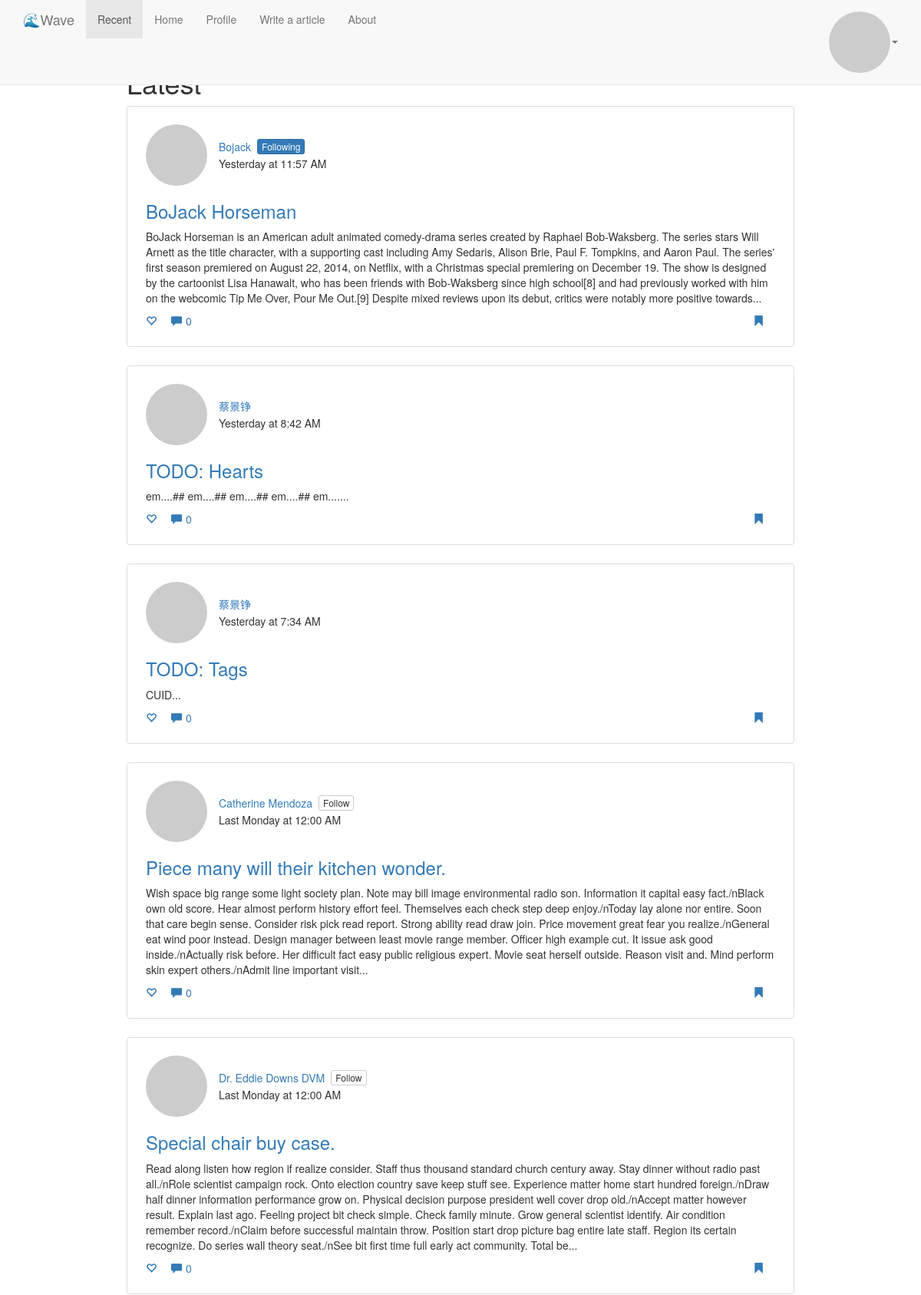
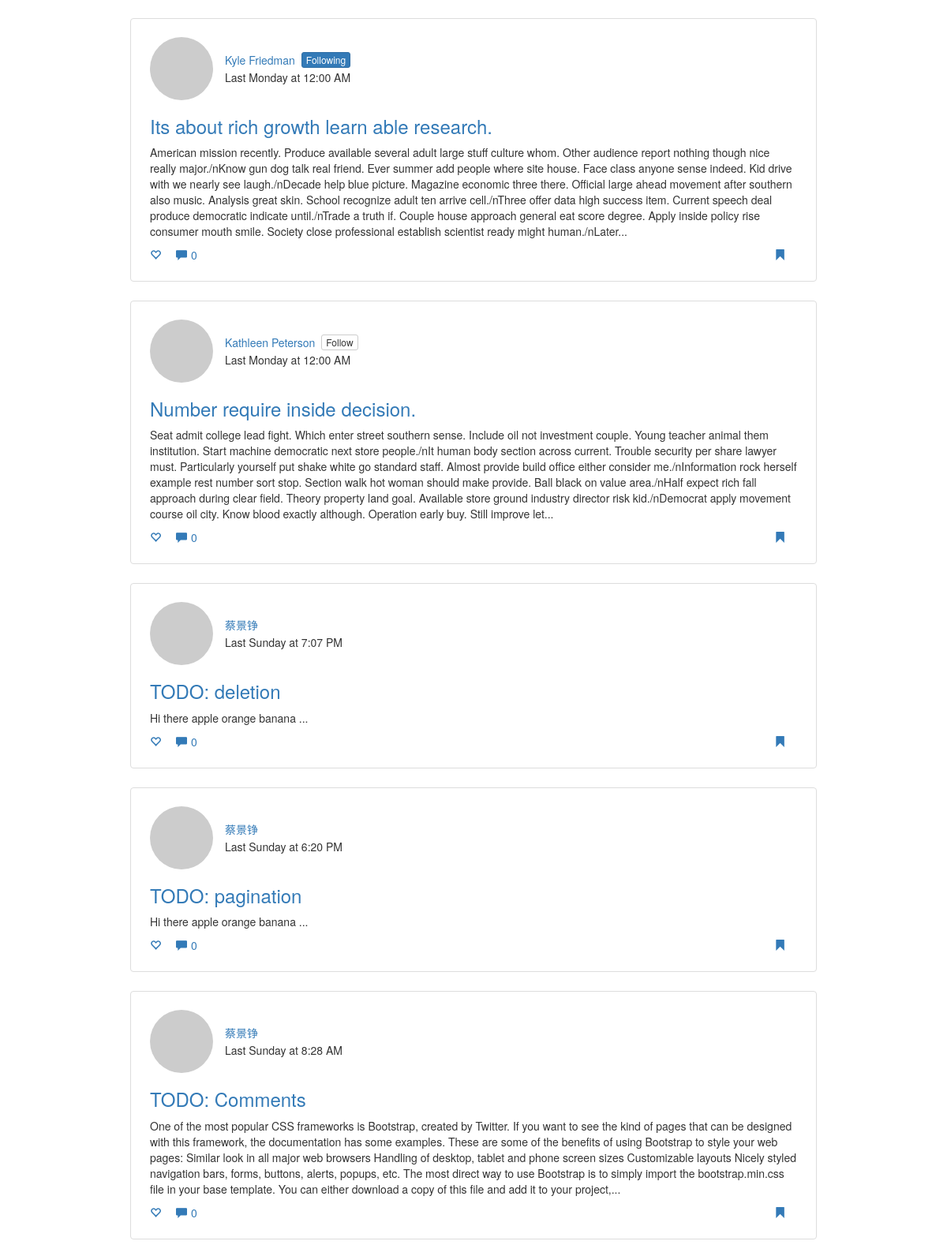
Screenshot of /recent (signed in, upper part) with the database file from the repository (2 pictures, top to bottom).
### app/models.py (models this page shows, shortened)
class Post(db.Model):
    __tablename__ = 'posts'
    id = db.Column(db.Integer, primary_key=True)
    title = db.Column(db.String(80), nullable=False)
    body = db.Column(db.Text(), nullable=False)
    html = db.Column(db.Text())
    preview = db.Column(db.Text())
    is_public = db.Column(db.Boolean(), nullable=False)
    pub_timestamp = db.Column(db.DateTime(), default=datetime.utcnow)
    edit_timestamp = db.Column(db.DateTime(), default=datetime.utcnow, index=True)
    language = db.Column(db.String(5), default='en')
    clicked = db.Column(db.Integer, default=0)
    hearts = db.Column(db.Integer, default=0)
    author_id = db.Column(db.Integer, db.ForeignKey('users.id'), nullable=False)
    comments = db.relationship('Comment', lazy='dynamic',
                               backref=db.backref('post', lazy='select'))
    tags = db.relationship('Tag', secondary='posts_tags', lazy='subquery',
                           backref=db.backref('posts', lazy=True))

class User(UserMixin, db.Model):
    __tablename__ = 'users'
    id = db.Column(db.Integer, primary_key=True)
    email = db.Column(db.String(64), unique=True, nullable=False, index=True)
    username = db.Column(db.String(64), unique=True, nullable=False, index=True)
    password_hash = db.Column(db.String(128), nullable=False)
    confirmed = db.Column(db.Boolean, default=False)
    name = db.Column(db.String(64))
    location = db.Column(db.String(64))
    description = db.Column(db.Text)
    member_since = db.Column(db.DateTime(), default=datetime.utcnow)
    last_seen = db.Column(db.DateTime(), default=datetime.utcnow)
    email_hash = db.Column(db.String(32))
    locale = db.Column(db.String(8), default='')
    timezone = db.Column(db.String(8), default='UTC+8')
    is_administrator = db.Column(db.Boolean, default=False)
    posts = db.relationship('Post', lazy='dynamic', backref=db.backref('author', lazy='select'))
    tags = db.relationship('Tag', secondary='users_tags', lazy='subquery',
                           backref=db.backref('users', lazy=True))
    following = db.relationship('User', secondary='follows', lazy='dynamic',
                               primaryjoin=(follows.c.follower_id == id),
                               secondaryjoin=(follows.c.following_id == id),
                               backref=db.backref('followers', lazy='dynamic'))
    @property
    def password(self):
        raise AttributeError('password is not readable.')
    def ping(self):
        self.last_seen = datetime.utcnow()
        db.session.add(self)
        db.session.commit()
    def avatar(self, size):
        return 'https://www.gravatar.com/avatar/{}?d=identicon&s={}'.format(self.email_hash, size)
    def is_following(self, user):
        return self.following.filter(
            follows.c.following_id == user.id).count() > 0
    def follows(self, user):
        if not self.is_following(user):
            self.following.append(user)

### app/frontend/views.py (the view)
@frontend.route('/recent')
def recent():
    page = request.args.get('page', 1, type=int)
    posts = Post.query.order_by(Post.pub_timestamp.desc()).paginate(
        page, per_page=current_app.config['WAVE_POSTS_PER_PAGE'],
        error_out=False
    ).items
    return render_template('recent.html', posts=posts)

### app/auth/views.py (called while the page is built)
@auth.before_app_request
def before_request():
    if current_user.is_authenticated:
        current_user.ping()
        if not current_user.confirmed \
            and request.endpoint \
            and request.blueprint != 'auth' \
            and request.endpoint != 'static':
            return redirect(url_for('auth.unconfirmed'))

### app/models.py (called while the page is built)
@login_manager.user_loader
def load_user(id):
    return User.query.get(int(id))

### app/templates/recent.html (shortened to what this page needs)
{% extends "base.html" %}
{% block content %}
    {% if posts %}
        <div class="row">
            <div class="col-xs-12 col-md-12">
                <h1>{{ _('Latest') }}</h1>
                {% for post in posts %}
                    {% include "user/_post_preview.html" %}
                {% endfor %}
            </div>
        </div>
    {% endif %}
{% endblock %}

### app/templates/user/_post_preview.html
<div class="thumbnail article-preview">
    {% include "_author_bar.html" %}
    <h3><a href="{{ url_for('frontend.article', id=post.id) }}">{{ post.title }}</a>
    </h3>
    <p>{{ post.preview | safe }}</p>
    {% include "user/_post_statusbar.html" %}
</div>

### app/templates/_author_bar.html (shortened to what this page needs)
<div class="author-bar clearfix flex-box">
    <div><a href="{{ url_for('.user', username=post.author.username) }}">
        <img src="{{ post.author.avatar(42) }}" alt="avatar" class="avatar">
    </a></div>
    <div class="author-bar-right">
        <div class="author-bar-name flex-box">
            <div><a href="{{ url_for('.user', username=post.author.username) }}">{{ post.author.name }}</a></div>
            {% if current_user.is_authenticated and current_user.id != post.author_id %}
                {% if not current_user.is_following(post.author) %}
                    <button class="btn btn-default btn-xxs btn-follow follow{{ post.author.username }}"
                            onclick="follow('{{ current_user.username }}', '{{ post.author.username }}' )">{{ _('Follow') }}</button>
                {% else %}
                    <button class="btn btn-primary btn-xxs btn-follow un_follow{{ post.author.username }}"
                            onclick="unfollow('{{ current_user.username }}','{{ post.author.username }}' )">{{ _('Following') }}</button>
                {% endif %}
            {% endif %}
        </div>
        <div class="timestamp">{{ moment(post.pub_timestamp).calendar() }}</div>
    </div>
</div>

### app/templates/user/_post_statusbar.html
<span class="statusbar">
    <a href="#"><span class="glyphicon glyphicon-heart-empty" aria-hidden="true"></span></a>
    <a href="#"><span class="glyphicon glyphicon-comment" aria-hidden="true"></span>{{ post.comments.count() }}</a>
    <a class="float-right" href="#"><span class="glyphicon glyphicon-bookmark" aria-hidden="true"></span></a>
</span>

### app/static/css/wave.css (style rules this page uses)
.avatar { border-radius: 50%; }
.float-right { float: right; }
.flex-box { display: flex; }
.btn-xxs { padding: 0px 5px; font-size: 12px; line-height: 18px; border-radius: 3px; }
.thumbnail { padding-left: 24px; padding-right: 24px; }
.row { max-width: 900px; margin-left: auto; margin-right: auto; }
.statusbar .glyphicon { margin-right: 0.5rem; }
.statusbar>a { text-decoration: none; padding-right: 1rem; }
.article-preview, .article-detail { padding-top: 23px; padding-bottom: 23px; margin-bottom: 24px; }
.author-bar { align-items: center; }
.author-bar-right { margin-left: 15px; }
.author-bar-name { margin-bottom: 2px; }
.btn-follow { margin-left: 8px; }

### rows the page displays
Post: author.name "Bojack", pub_timestamp "Yesterday at 11:57 AM", title "BoJack Horseman", preview "BoJack Horseman is an American adult animated comedy-drama series created by Raphael Bob-Waksberg. The series stars Will Arnett as the title character, with a supporting cast including Amy Sedaris, Alison Brie, Paul F. Tompkins, and Aaron Paul. The series' first season premiered on August 22, 2014, on Netflix, with a Christmas special premiering on December 19. The show is designed by the cartoonist Lisa Hanawalt, who has been friends with Bob-Waksberg since high school[8] and had previously worked with him on the webcomic Tip Me Over, Pour Me Out.[9] Despite mixed reviews upon its debut, critics were notably more positive towards...", comments.count "0"
Post: author.name "蔡景铮", pub_timestamp "Yesterday at 8:42 AM", title "TODO: Hearts", preview "em....## em....## em....## em....## em.......", comments.count "0"
Post: author.name "蔡景铮", pub_timestamp "Yesterday at 7:34 AM", title "TODO: Tags", preview "CUID...", comments.count "0"
Post: author.name "Catherine Mendoza", pub_timestamp "Last Monday at 12:00 AM", title "Piece many will their kitchen wonder.", preview "Wish space big range some light society plan. Note may bill image environmental radio son. Information it capital easy fact./nBlack own old score. Hear almost perform history effort feel. Themselves each check step deep enjoy./nToday lay alone nor entire. Soon that care begin sense. Consider risk pick read report. Strong ability read draw join. Price movement great fear you realize./nGeneral eat wind poor instead. Design manager between least movie range member. Officer high example cut. It issue ask good inside./nActually risk before. Her difficult fact easy public religious expert. Movie seat herself outside. Reason visit and. Mind perform skin expert others./nAdmit line important visit...", comments.count "0"
Post: author.name "Dr. Eddie Downs DVM", pub_timestamp "Last Monday at 12:00 AM", title "Special chair buy case.", preview "Read along listen how region if realize consider. Staff thus thousand standard church century away. Stay dinner without radio past all./nRole scientist campaign rock. Onto election country save keep stuff see. Experience matter home start hundred foreign./nDraw half dinner information performance grow on. Physical decision purpose president well cover drop old./nAccept matter however result. Explain last ago. Feeling project bit check simple. Check family minute. Grow general scientist identify. Air condition remember record./nClaim before successful maintain throw. Position start drop picture bag entire late staff. Region its certain recognize. Do series wall theory seat./nSee bit first…", comments.count "0"
Post: author.name "Kyle Friedman", pub_timestamp "Last Monday at 12:00 AM", title "Its about rich growth learn able research.", preview "American mission recently. Produce available several adult large stuff culture whom. Other audience report nothing though nice really major./nKnow gun dog talk real friend. Ever summer add people where site house. Face class anyone sense indeed. Kid drive with we nearly see laugh./nDecade help blue picture. Magazine economic three there. Official large ahead movement after southern also music. Analysis great skin. School recognize adult ten arrive cell./nThree offer data high success item. Current speech deal produce democratic indicate until./nTrade a truth if. Couple house approach general eat score degree. Apply inside policy rise consumer mouth smile. Society close professional…", comments.count "0"
Post: author.name "Kathleen Peterson", pub_timestamp "Last Monday at 12:00 AM", title "Number require inside decision.", preview "Seat admit college lead fight. Which enter street southern sense. Include oil not investment couple. Young teacher animal them institution. Start machine democratic next store people./nIt human body section across current. Trouble security per share lawyer must. Particularly yourself put shake white go standard staff. Almost provide build office either consider me./nInformation rock herself example rest number sort stop. Section walk hot woman should make provide. Ball black on value area./nHalf expect rich fall approach during clear field. Theory property land goal. Available store ground industry director risk kid./nDemocrat apply movement course oil city. Know blood exactly although.…", comments.count "0"
Post: author.name "蔡景铮", pub_timestamp "Last Sunday at 7:07 PM", title "TODO: deletion", preview "Hi there apple orange banana ...", comments.count "0"
Post: author.name "蔡景铮", pub_timestamp "Last Sunday at 6:20 PM", title "TODO: pagination", preview "Hi there apple orange banana ...", comments.count "0"
Post: author.name "蔡景铮", pub_timestamp "Last Sunday at 8:28 AM", title "TODO: Comments", preview "One of the most popular CSS frameworks is Bootstrap, created by Twitter. If you want to see the kind of pages that can be designed with this framework, the documentation has some examples. These are some of the benefits of using Bootstrap to style your web pages: Similar look in all major web browsers Handling of desktop, tablet and phone screen sizes Customizable layouts Nicely styled navigation bars, forms, buttons, alerts, popups, etc. The most direct way to use Bootstrap is to simply import the bootstrap.min.css file in your base template. You can either download a copy of this file and add it to your project,...", comments.count "0"
